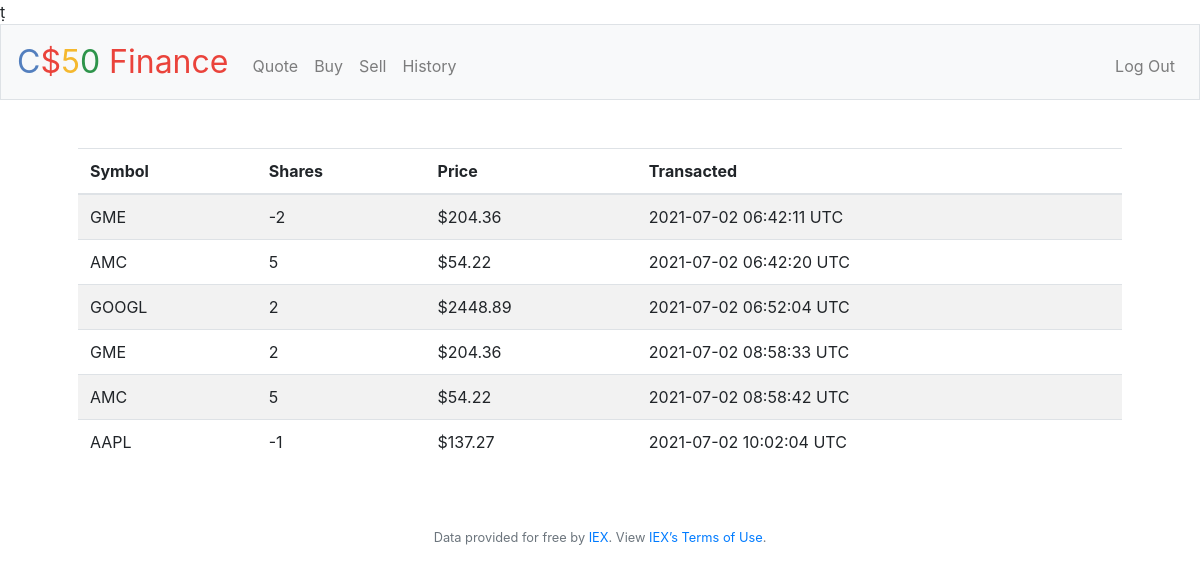
The app's page /history (signed in) with its own data.
### tables this page shows
CREATE TABLE history (user_id INTERGER NOT NULL, symbol TEXT NOT NULL, amount INTEGER, time TEXT NOT NULL, 'price' real, FOREIGN KEY(user_id) REFERENCES users(id));

### application.py (the view)
@app.route("/history")
@login_required
def history():
    history = db.execute("SELECT * from history WHERE user_id=?", session["user_id"])
    return render_template("history.html", history=history)

### application.py (called while the page is built)
@app.after_request
def after_request(response):
    response.headers["Cache-Control"] = "no-cache, no-store, must-revalidate"
    response.headers["Expires"] = 0
    response.headers["Pragma"] = "no-cache"
    return response

### helpers.py (called while the page is built)
def login_required(f):
    @wraps(f)
    def decorated_function(*args, **kwargs):
        if session.get("user_id") is None:
            return redirect("/login")
        return f(*args, **kwargs)
    return decorated_function

### templates/history.html (shortened to what this page needs)
{% extends "layout.html" %}
{% block main %}
    <table class="table table-striped">
        <thead>
            <th>Symbol</th>
            <th>Shares</th>
            <th>Price</th>
            <th>Transacted</th>
        </thead>
        <tbody>
            {% for row in history %}
                <tr>
                    <td>{{row.symbol}}</td>
                    <td>{{row.amount}}</td>
                    <td>${{"%.2f"|format(row.price)}}</td>
                    <td>{{row.time}} UTC</td>
                </tr>
            {% endfor %}
        </tbody>
    </table>
{% endblock %}

### templates/layout.html (shortened to what this page needs)
ṭ<!DOCTYPE html>
<html lang="en">
    <head>
        <link rel="stylesheet" href="https://cdn.jsdelivr.net/npm/bootstrap@4.5.3/dist/css/bootstrap.min.css">
        <link href="/static/styles.css" rel="stylesheet">
    </head>
    <body>
        <nav class="navbar navbar-expand-md navbar-light bg-light border">
            <a class="navbar-brand" href="/"><span class="blue">C</span><span class="red">$</span><span class="yellow">5</span><span class="green">0</span> <span class="red">Finance</span></a>
            <div class="collapse navbar-collapse" id="navbar">
                {% if session.user_id %}
                    <ul class="navbar-nav mr-auto mt-2">
                        <li class="nav-item"><a class="nav-link" href="/quote">Quote</a></li>
                        <li class="nav-item"><a class="nav-link" href="/buy">Buy</a></li>
                        <li class="nav-item"><a class="nav-link" href="/sell">Sell</a></li>
                        <li class="nav-item"><a class="nav-link" href="/history">History</a></li>
                    </ul>
                    <ul class="navbar-nav ml-auto mt-2">
                        <li class="nav-item"><a class="nav-link" href="/logout">Log Out</a></li>
                    </ul>
                {% else %}
                    <ul class="navbar-nav ml-auto mt-2">
                        <li class="nav-item"><a class="nav-link" href="/register">Register</a></li>
                        <li class="nav-item"><a class="nav-link" href="/login">Log In</a></li>
                    </ul>
                {% endif %}
            </div>
        </nav>
        <main class="container p-5">
            {% block main %}{% endblock %}
        </main>
        <footer class="small text-center text-muted">
            Data provided for free by <a href="https://iextrading.com/developer">IEX</a>. View <a href="https://iextrading.com/api-exhibit-a/">IEX’s Terms of Use</a>.
        </footer>
    </body>
</html>

### static/styles.css (style rules this page uses)
nav .navbar-brand { font-size: xx-large; }
nav .navbar-brand .blue { color: #537fbe; }
nav .navbar-brand .red { color: #ea433b; }
nav .navbar-brand .yellow { color: #f5b82e; }
nav .navbar-brand .green { color: #2e944b; }
main { overflow-x: auto; text-align: center; }

### records on screen
history: symbol "GME", amount "-2", price "204.36", time "2021-07-02 06:42:11"
history: symbol "AMC", amount "5", price "54.22", time "2021-07-02 06:42:20"
history: symbol "GOOGL", amount "2", price "2448.89", time "2021-07-02 06:52:04"
history: symbol "GME", amount "2", price "204.36", time "2021-07-02 08:58:33"
history: symbol "AMC", amount "5", price "54.22", time "2021-07-02 08:58:42"
history: symbol "AAPL", amount "-1", price "137.27", time "2021-07-02 10:02:04"
